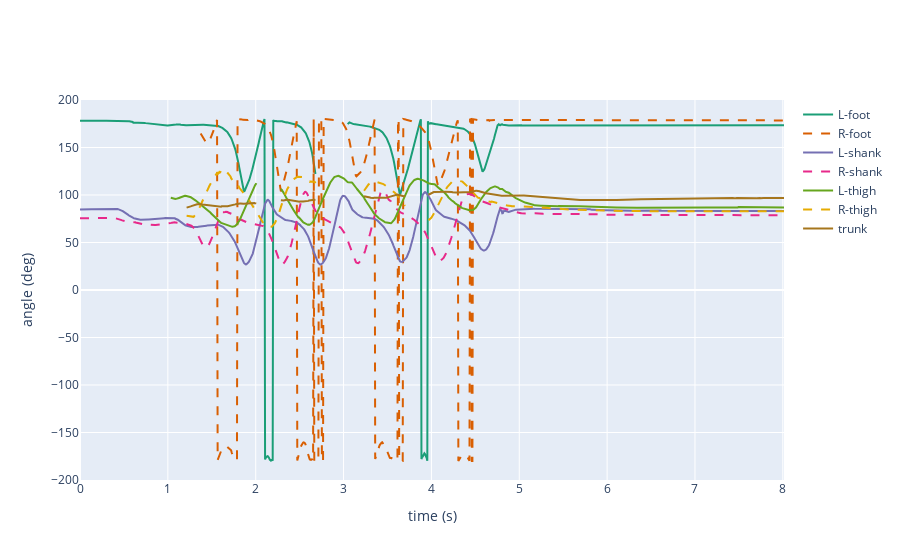

The code cell stored with this chart in its notebook:
### Code cell
plot(data_type='jnt', steps = 'N', hip = 'N', df = df)

### Figure 1 — Plotly figure (JSON) as saved in the notebook; plotly's stock layout.template omitted (floating-point values rounded to 4 significant figures; data arrays with more than 128 entries replaced by an {"elided": "..."} marker saying what was removed)
{"data": [{"hoverinfo": "x", "line": {"color": "#1b9e77", "width": 2}, "mode": "lines", "name": "L-foot", "text": {"elided": "1203 str values"}, "type": "scatter", "x": {"elided": "1203 float values"}, "y": {"elided": "1203 float values"}}, {"hoverinfo": "x", "line": {"color": "#d95f02", "dash": "dash", "width": 2}, "mode": "lines", "name": "R-foot", "type": "scatter", "x": {"elided": "1203 float values"}, "y": {"elided": "1203 float values"}}, {"hoverinfo": "x", "line": {"color": "#7570b3", "width": 2}, "mode": "lines", "name": "L-shank", "text": {"elided": "1203 str values"}, "type": "scatter", "x": {"elided": "1203 float values"}, "y": {"elided": "1203 float values"}}, {"hoverinfo": "x", "line": {"color": "#e7298a", "dash": "dash", "width": 2}, "mode": "lines", "name": "R-shank", "type": "scatter", "x": {"elided": "1203 float values"}, "y": {"elided": "1203 float values"}}, {"hoverinfo": "x", "line": {"color": "#66a61e", "width": 2}, "mode": "lines", "name": "L-thigh", "text": {"elided": "1203 str values"}, "type": "scatter", "x": {"elided": "1203 float values"}, "y": {"elided": "1203 float values"}}, {"hoverinfo": "x", "line": {"color": "#e6ab02", "dash": "dash", "width": 2}, "mode": "lines", "name": "R-thigh", "type": "scatter", "x": {"elided": "1203 float values"}, "y": {"elided": "1203 float values"}}, {"hoverinfo": "x", "line": {"color": "#a6761d", "width": 2}, "mode": "lines", "name": "trunk", "text": {"elided": "1203 str values"}, "type": "scatter", "x": {"elided": "1203 str values"}, "y": {"elided": "1203 float values"}}], "layout": {"xaxis": {"title": {"text": "time (s)"}}, "yaxis": {"title": {"text": "angle (deg)"}}}}
